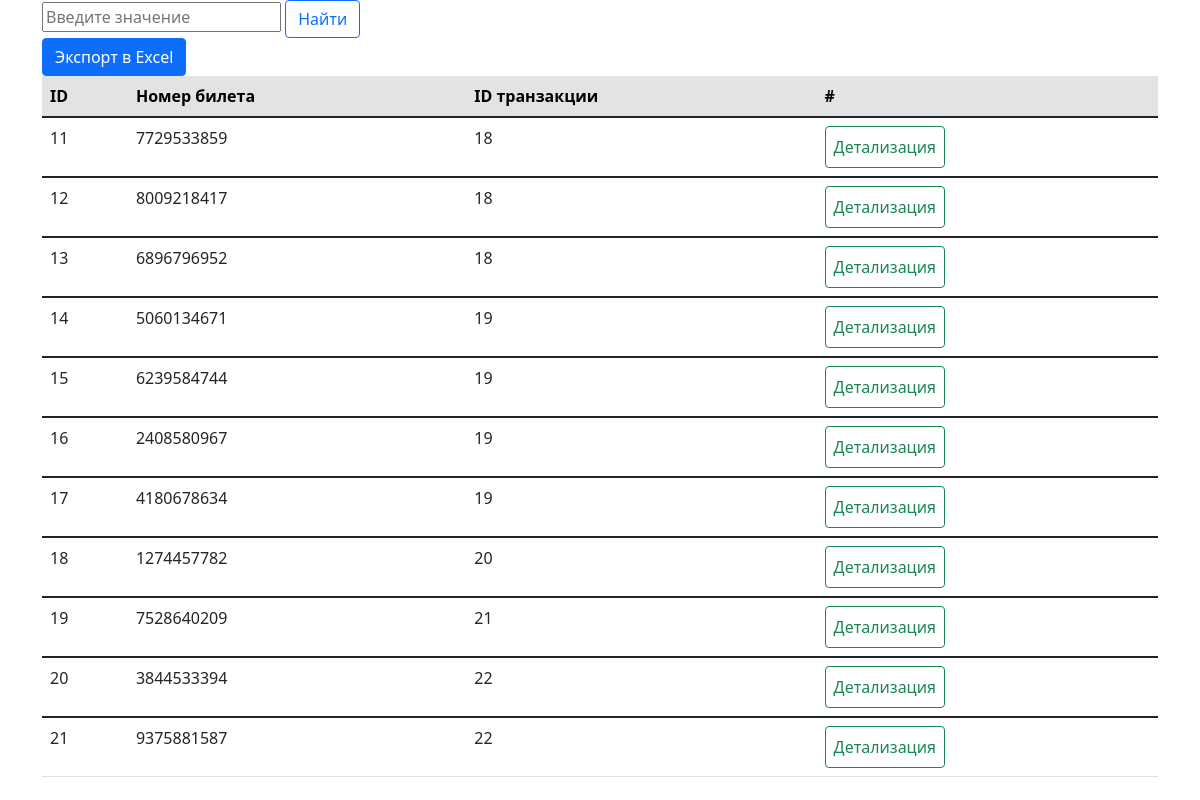
Screenshot of /log/ with the database file from the repository.
### chetverka/models.py (models this page shows, shortened)
class Ticket(models.Model):
    ticket_number = models.CharField('Номер билета', max_length=10, unique=True)
    transaction = models.ForeignKey('Transaction', on_delete=models.CASCADE, blank=True, null=True)
    tovar = models.ForeignKey('PricesAndProducts', on_delete=models.CASCADE, blank=True, null=True)
    class Meta:
        verbose_name = 'Билет'
        verbose_name_plural = 'Билеты'

class Transaction(models.Model):
    tr_datetime = models.DateTimeField('Дата и время транзакции', auto_now=True)
    tr_status = models.CharField('Статус транзакции', max_length=10)
    tr_obj_description = models.CharField('Описание покупки', max_length=500)
    bankcard = models.ForeignKey('bankCard', on_delete=models.CASCADE, blank=True, null=True)
    def __str__(self):
        return f'{self.id} '
    class Meta:
        verbose_name = 'Транзакция'
        verbose_name_plural = 'Транзакции'

### chetverka/views.py (the view)
# urls.py: path('log/', views.log, name="log"),
def log(request):
    search_query = request.GET.get('search')
    data = Ticket.objects.all()
    if search_query == None:
        data = Ticket.objects.filter(id__in=data).order_by('id')
    elif re.match(r"\D{2,}", search_query) != None:
        data = Ticket.objects.filter(id__in=data, ticket_type__contains=search_query).order_by('-id')
    elif re.match(r"\d{10}", search_query) != None:
        data = Ticket.objects.filter(id__in=data, ticket_number__contains=search_query).order_by('-id')
    elif re.search(r"\d{1,}", search_query) != None:
        data = Ticket.objects.filter(id__in=data, id__contains=search_query).order_by('-id')
    else :
        print('Not Found')
    return render(request, 'chetverka/log.html', {'Ticket': data})

### chetverka/templates/chetverka/log.html (shortened to what this page needs)
<!doctype html>
{% load static %}
<html lang="en">
  <head>
    <link href="https://cdn.jsdelivr.net/npm/bootstrap@5.1.3/dist/css/bootstrap.min.css" rel="stylesheet">
  </head>
  <body class="container">
    <form class="well form-search" action="{% url 'log' %}" method="get">
        <input type="text" class="span3 search-query" placeholder="Введите значение" name="search" aria-label="Large">
        <button type="submit" class="btn btn-outline-primary">Найти</button>
    </form>
      <div class="col-md-4 text-right"><button id="exporttable" class="btn btn-primary">Экспорт в Excel</button></div>
<div class="table-responsive">
  <table id="htmltable" class="table">
    <thead class="table-secondary">
      <tr>
        <th scope="col">ID</th>
        <th scope="col">Номер билета</th>
        <th scope="col">ID транзакции</th>
        <th scope="col">#</th>
      </tr>
    </thead>
                  {% for dat in Ticket %}
    <tbody class="table">
      <tr>
        <td>{{ dat.id }}</td>
        <td>{{ dat.ticket_number }}</td>
        <td>{{ dat.transaction }}</td>
        <td><a type="submit" class="btn btn-outline-success" href='{% url "details" dat.id %}'>Детализация</a></td>
      </tr>
    </tbody>
              {% endfor %}
  </table>
</div>
  </body>
</html>

### rows the page displays
Ticket: id "11", ticket_number "7729533859", transaction "18"
Ticket: id "12", ticket_number "8009218417", transaction "18"
Ticket: id "13", ticket_number "6896796952", transaction "18"
Ticket: id "14", ticket_number "5060134671", transaction "19"
Ticket: id "15", ticket_number "6239584744", transaction "19"
Ticket: id "16", ticket_number "2408580967", transaction "19"
Ticket: id "17", ticket_number "4180678634", transaction "19"
Ticket: id "18", ticket_number "1274457782", transaction "20"
Ticket: id "19", ticket_number "7528640209", transaction "21"
Ticket: id "20", ticket_number "3844533394", transaction "22"
Ticket: id "21", ticket_number "9375881587", transaction "22"
